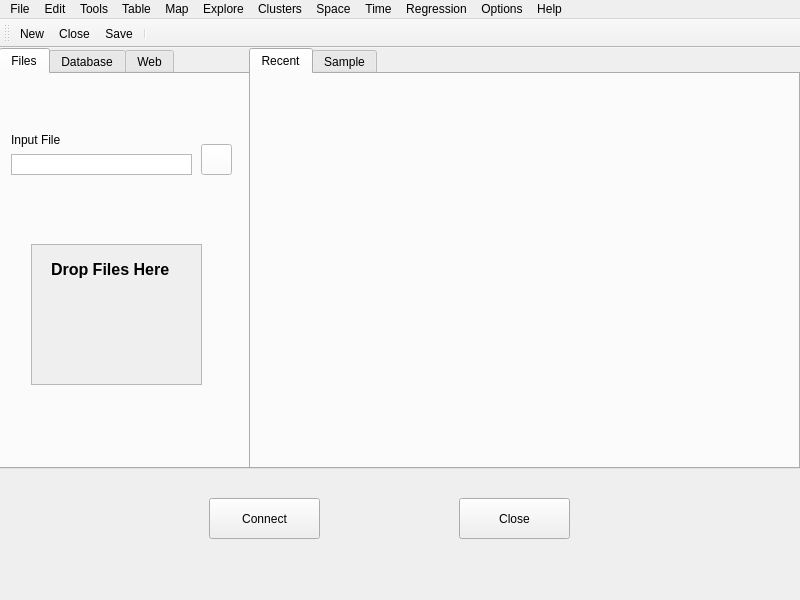
<?xml version="1.0" encoding="UTF-8"?>
<ui version="4.0">
 <class>MainWindow</class>
 <widget class="QMainWindow" name="MainWindow">
  <property name="geometry">
   <rect>
    <x>0</x>
    <y>0</y>
    <width>800</width>
    <height>600</height>
   </rect>
  </property>
  <property name="windowTitle">
   <string>MainWindow</string>
  </property>
  <widget class="QWidget" name="centralwidget">
   <widget class="QStackedWidget" name="stackedWidget">
    <property name="enabled">
     <bool>true</bool>
    </property>
    <property name="geometry">
     <rect>
      <x>-1</x>
      <y>0</y>
      <width>801</width>
      <height>531</height>
     </rect>
    </property>
    <property name="contextMenuPolicy">
     <enum>Qt::DefaultContextMenu</enum>
    </property>
    <property name="currentIndex">
     <number>0</number>
    </property>
    <widget class="QWidget" name="page">
     <widget class="QTabWidget" name="tabWidget_2">
      <property name="geometry">
       <rect>
        <x>0</x>
        <y>0</y>
        <width>251</width>
        <height>421</height>
       </rect>
      </property>
      <property name="currentIndex">
       <number>0</number>
      </property>
      <widget class="QWidget" name="tab_3">
       <attribute name="title">
        <string>Files</string>
       </attribute>
       <widget class="QLabel" name="label">
        <property name="geometry">
         <rect>
          <x>10</x>
          <y>50</y>
          <width>91</width>
          <height>31</height>
         </rect>
        </property>
        <property name="font">
         <font>
          <pointsize>9</pointsize>
          <weight>50</weight>
          <italic>false</italic>
          <bold>false</bold>
         </font>
        </property>
        <property name="text">
         <string>Input File</string>
        </property>
       </widget>
       <widget class="QTextEdit" name="textEdit">
        <property name="geometry">
         <rect>
          <x>10</x>
          <y>80</y>
          <width>181</width>
          <height>21</height>
         </rect>
        </property>
        <property name="verticalScrollBarPolicy">
         <enum>Qt::ScrollBarAlwaysOff</enum>
        </property>
        <property name="horizontalScrollBarPolicy">
         <enum>Qt::ScrollBarAsNeeded</enum>
        </property>
        <property name="acceptRichText">
         <bool>true</bool>
        </property>
        <property name="textInteractionFlags">
         <set>Qt::TextEditorInteraction</set>
        </property>
       </widget>
       <widget class="QPushButton" name="pushButton_3">
        <property name="geometry">
         <rect>
          <x>200</x>
          <y>70</y>
          <width>31</width>
          <height>31</height>
         </rect>
        </property>
        <property name="autoFillBackground">
         <bool>false</bool>
        </property>
        <property name="styleSheet">
         <string notr="true">background-color: rgb(255, 255, 255);</string>
        </property>
        <property name="text">
         <string/>
        </property>
        <property name="icon">
         <iconset resource="../resource/resource.qrc">
          <normaloff>:/pics/open.png</normaloff>:/pics/open.png</iconset>
        </property>
       </widget>
       <widget class="QFrame" name="frame">
        <property name="geometry">
         <rect>
          <x>30</x>
          <y>170</y>
          <width>171</width>
          <height>141</height>
         </rect>
        </property>
        <property name="autoFillBackground">
         <bool>true</bool>
        </property>
        <property name="frameShape">
         <enum>QFrame::StyledPanel</enum>
        </property>
        <property name="frameShadow">
         <enum>QFrame::Raised</enum>
        </property>
        <widget class="QLabel" name="label_2">
         <property name="geometry">
          <rect>
           <x>20</x>
           <y>10</y>
           <width>141</width>
           <height>31</height>
          </rect>
         </property>
         <property name="font">
          <font>
           <pointsize>12</pointsize>
           <weight>75</weight>
           <bold>true</bold>
          </font>
         </property>
         <property name="text">
          <string>Drop Files Here</string>
         </property>
        </widget>
        <widget class="QLabel" name="label_3">
         <property name="geometry">
          <rect>
           <x>50</x>
           <y>50</y>
           <width>71</width>
           <height>71</height>
          </rect>
         </property>
         <property name="text">
          <string/>
         </property>
         <property name="pixmap">
          <pixmap resource="../resource/resource.qrc">:/pics/app-worksheet.png</pixmap>
         </property>
         <property name="scaledContents">
          <bool>true</bool>
         </property>
        </widget>
       </widget>
      </widget>
      <widget class="QWidget" name="tab_4">
       <attribute name="title">
        <string>Database</string>
       </attribute>
      </widget>
      <widget class="QWidget" name="tab_5">
       <attribute name="title">
        <string>Web</string>
       </attribute>
      </widget>
     </widget>
     <widget class="QTabWidget" name="tabWidget">
      <property name="geometry">
       <rect>
        <x>250</x>
        <y>0</y>
        <width>551</width>
        <height>421</height>
       </rect>
      </property>
      <property name="currentIndex">
       <number>0</number>
      </property>
      <widget class="QWidget" name="tab">
       <attribute name="title">
        <string>Recent</string>
       </attribute>
      </widget>
      <widget class="QWidget" name="tab_2">
       <attribute name="title">
        <string>Sample</string>
       </attribute>
      </widget>
     </widget>
     <widget class="QPushButton" name="pushButton_2">
      <property name="geometry">
       <rect>
        <x>460</x>
        <y>450</y>
        <width>111</width>
        <height>41</height>
       </rect>
      </property>
      <property name="text">
       <string>Close</string>
      </property>
     </widget>
     <widget class="QPushButton" name="pushButton">
      <property name="geometry">
       <rect>
        <x>210</x>
        <y>450</y>
        <width>111</width>
        <height>41</height>
       </rect>
      </property>
      <property name="text">
       <string>Connect</string>
      </property>
     </widget>
    </widget>
    <widget class="QWidget" name="page_2"/>
   </widget>
  </widget>
  <widget class="QMenuBar" name="menubar">
   <property name="geometry">
    <rect>
     <x>0</x>
     <y>0</y>
     <width>800</width>
     <height>24</height>
    </rect>
   </property>
   <widget class="QMenu" name="menuFile">
    <property name="title">
     <string>File</string>
    </property>
    <widget class="QMenu" name="menuNew_From_Recent">
     <property name="title">
      <string>New From Recent</string>
     </property>
     <addaction name="actionxxx"/>
    </widget>
    <addaction name="menuNew_From_Recent"/>
    <addaction name="action_open"/>
    <addaction name="separator"/>
    <addaction name="actionSave"/>
    <addaction name="actionSave_as"/>
    <addaction name="actionSave_Selected_As"/>
    <addaction name="separator"/>
    <addaction name="actionOpen_Project"/>
    <addaction name="actionSave_Project"/>
    <addaction name="actionProject_Infomation"/>
    <addaction name="separator"/>
    <addaction name="actionPreferences"/>
    <addaction name="separator"/>
    <addaction name="actionclose"/>
    <addaction name="actionExit"/>
   </widget>
   <widget class="QMenu" name="menuEdit">
    <property name="title">
     <string>Edit</string>
    </property>
   </widget>
   <widget class="QMenu" name="menuTools">
    <property name="title">
     <string>Tools</string>
    </property>
   </widget>
   <widget class="QMenu" name="menuTable">
    <property name="title">
     <string>Table</string>
    </property>
   </widget>
   <widget class="QMenu" name="menuMap">
    <property name="title">
     <string>Map</string>
    </property>
   </widget>
   <widget class="QMenu" name="menuExplor">
    <property name="title">
     <string>Explore</string>
    </property>
   </widget>
   <widget class="QMenu" name="menuClusters">
    <property name="title">
     <string>Clusters</string>
    </property>
   </widget>
   <widget class="QMenu" name="menuSpace">
    <property name="title">
     <string>Space</string>
    </property>
   </widget>
   <widget class="QMenu" name="menuTime">
    <property name="title">
     <string>Time</string>
    </property>
   </widget>
   <widget class="QMenu" name="menuRegression">
    <property name="title">
     <string>Regression</string>
    </property>
   </widget>
   <widget class="QMenu" name="menuOptions">
    <property name="title">
     <string>Options</string>
    </property>
   </widget>
   <widget class="QMenu" name="menuHelp">
    <property name="title">
     <string>Help</string>
    </property>
   </widget>
   <addaction name="menuFile"/>
   <addaction name="menuEdit"/>
   <addaction name="menuTools"/>
   <addaction name="menuTable"/>
   <addaction name="menuMap"/>
   <addaction name="menuExplor"/>
   <addaction name="menuClusters"/>
   <addaction name="menuSpace"/>
   <addaction name="menuTime"/>
   <addaction name="menuRegression"/>
   <addaction name="menuOptions"/>
   <addaction name="menuHelp"/>
  </widget>
  <widget class="QToolBar" name="toolBar">
   <property name="windowTitle">
    <string>toolBar</string>
   </property>
   <property name="iconSize">
    <size>
     <width>30</width>
     <height>30</height>
    </size>
   </property>
   <attribute name="toolBarArea">
    <enum>TopToolBarArea</enum>
   </attribute>
   <attribute name="toolBarBreak">
    <bool>false</bool>
   </attribute>
   <addaction name="action_open"/>
   <addaction name="actionclose"/>
   <addaction name="actionSave"/>
   <addaction name="separator"/>
  </widget>
  <action name="action_open">
   <property name="icon">
    <iconset resource="../resource/resource.qrc">
     <normaloff>:/pics/folder-open.png</normaloff>:/pics/folder-open.png</iconset>
   </property>
   <property name="text">
    <string>New</string>
   </property>
   <property name="iconVisibleInMenu">
    <bool>false</bool>
   </property>
  </action>
  <action name="actionclose">
   <property name="icon">
    <iconset resource="../resource/resource.qrc">
     <normaloff>:/pics/close-c.png</normaloff>:/pics/close-c.png</iconset>
   </property>
   <property name="text">
    <string>Close</string>
   </property>
   <property name="iconVisibleInMenu">
    <bool>false</bool>
   </property>
  </action>
  <action name="actionSave">
   <property name="icon">
    <iconset resource="../resource/resource.qrc">
     <normaloff>:/pics/save.png</normaloff>:/pics/save.png</iconset>
   </property>
   <property name="text">
    <string>Save</string>
   </property>
   <property name="iconVisibleInMenu">
    <bool>false</bool>
   </property>
  </action>
  <action name="actionSave_as">
   <property name="text">
    <string>Save As</string>
   </property>
  </action>
  <action name="actionSave_Selected_As">
   <property name="text">
    <string>Save Selected As</string>
   </property>
  </action>
  <action name="actionOpen_Project">
   <property name="text">
    <string>Open Project</string>
   </property>
  </action>
  <action name="actionSave_Project">
   <property name="text">
    <string>Save Project</string>
   </property>
  </action>
  <action name="actionProject_Infomation">
   <property name="text">
    <string>Project Infomation</string>
   </property>
  </action>
  <action name="actionPreferences">
   <property name="text">
    <string>Preferences</string>
   </property>
  </action>
  <action name="actionClose">
   <property name="text">
    <string>Close</string>
   </property>
  </action>
  <action name="actionExit">
   <property name="text">
    <string>Exit</string>
   </property>
  </action>
  <action name="actionxxx">
   <property name="text">
    <string>xxx</string>
   </property>
  </action>
 </widget>
 <resources>
  <include location="../resource/resource.qrc"/>
  <include location="../resource/resource.qrc"/>
  <include location="../resource/resource.qrc"/>
 </resources>
 <connections>
  <connection>
   <sender>actionExit</sender>
   <signal>triggered()</signal>
   <receiver>MainWindow</receiver>
   <slot>close()</slot>
   <hints>
    <hint type="sourcelabel">
     <x>-1</x>
     <y>-1</y>
    </hint>
    <hint type="destinationlabel">
     <x>399</x>
     <y>299</y>
    </hint>
   </hints>
  </connection>
 </connections>
</ui>
